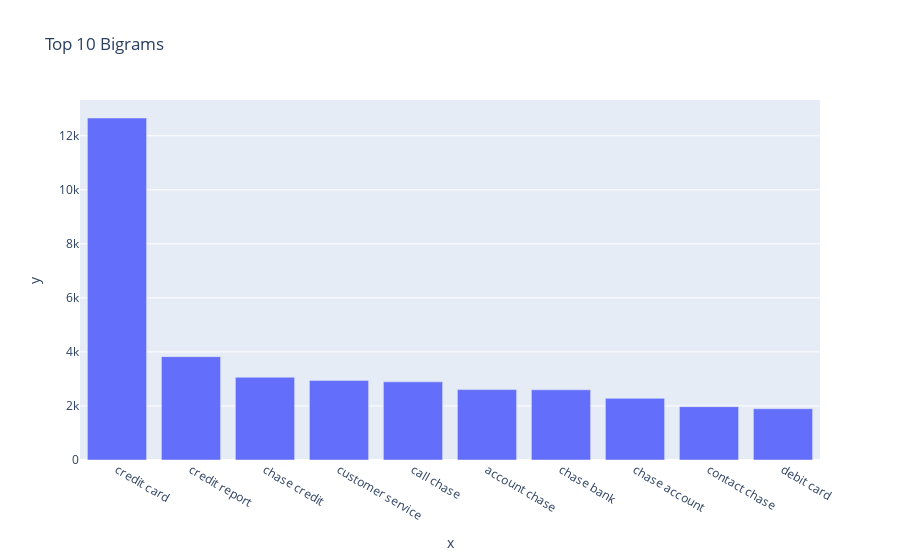

Write notebook code for a chart like this one.
### Code cell
#Print the top 10 words in the bigram frequency and plot the same using a bar graph
bigram = get_top_n_words(df_clean['Complaint_clean'], 2,10)
for word, freq in bigram:
    print(word, freq)
px.bar(x=[word for word, freq in bigram], y=[freq for word, freq in bigram], title='Top 10 Bigrams')

### Figure 1 — Plotly figure (JSON) as saved in the notebook; plotly's stock layout.template omitted (floating-point values rounded to 4 significant figures)
{"data": [{"alignmentgroup": "True", "hovertemplate": "x=%{x}<br>y=%{y}<extra></extra>", "legendgroup": "", "marker": {"color": "#636efa", "pattern": {"shape": ""}}, "name": "", "offsetgroup": "", "orientation": "v", "showlegend": false, "textposition": "auto", "type": "bar", "x": ["credit card", "credit report", "chase credit", "customer service", "call chase", "account chase", "chase bank", "chase account", "contact chase", "debit card"], "xaxis": "x", "y": [12658, 3826, 3062, 2946, 2893, 2605, 2598, 2282, 1973, 1898], "yaxis": "y"}], "layout": {"autosize": true, "barmode": "relative", "legend": {"tracegroupgap": 0}, "title": {"text": "Top 10 Bigrams"}, "xaxis": {"anchor": "y", "autorange": true, "domain": [0, 1], "range": [-0.5, 9.5], "title": {"text": "x"}, "type": "category"}, "yaxis": {"anchor": "x", "autorange": true, "domain": [0, 1], "range": [0, 13320.0], "title": {"text": "y"}, "type": "linear"}}}
